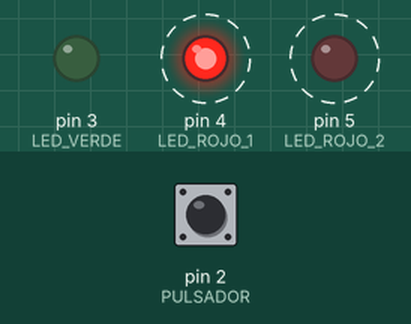
This sketch was run on a simulated Arduino Uno, built with avr-gcc and run on an emulated ATmega328P. Parts: output pins drawn as LEDs (lit = HIGH). Dashed ring = blinking. Inputs (shaded band) come from the test bench; at power-on: pin 2 (PULSADOR) HIGH.

Above: at 5.4 s.
5.5 s: pin 2 (PULSADOR) pulled LOW for 2.65 s
At 7.9 s:
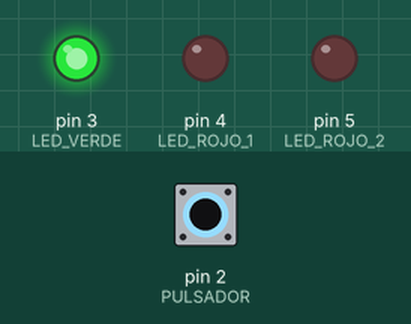
At 8.3 s:
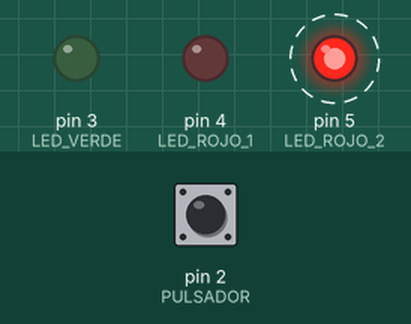
Timing chart, 0 to 15.6 s (numbered marks = the images above; inputs shaded):
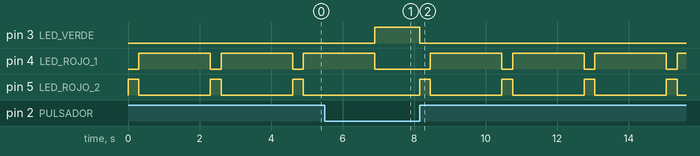

The sketch:

03_leds_interruptor.ino
```cpp
// Actividad 3: LED controlados por un pulsador.
// Se asume LOW cuando está libre y HIGH cuando está presionado,
// mediante una resistencia pull-down externa.

const byte LED_VERDE = 3;
const byte LED_ROJO_1 = 4;
const byte LED_ROJO_2 = 5;
const byte PULSADOR = 2;

void setup() {
  pinMode(LED_VERDE, OUTPUT);
  pinMode(LED_ROJO_1, OUTPUT);
  pinMode(LED_ROJO_2, OUTPUT);
  pinMode(PULSADOR, INPUT);
}

void loop() {
  const int estadoPulsador = digitalRead(PULSADOR);

  if (estadoPulsador == LOW) {
    digitalWrite(LED_VERDE, HIGH);
    digitalWrite(LED_ROJO_1, LOW);
    digitalWrite(LED_ROJO_2, LOW);
  } else {
    digitalWrite(LED_VERDE, LOW);

    digitalWrite(LED_ROJO_1, LOW);
    digitalWrite(LED_ROJO_2, HIGH);
    delay(300);

    digitalWrite(LED_ROJO_1, HIGH);
    digitalWrite(LED_ROJO_2, LOW);
    delay(2000);
  }
}
```

Measured:
- after the input at 5.5 s, pin 3 (LED_VERDE): LOW → HIGH after 1.4 s, → LOW 1.2 s later
- by itself, pin 4 (LED_ROJO_1): repeats every 2.3 s: HIGH 2.0 s, LOW 0.30 s
- by itself, pin 5 (LED_ROJO_2): alternates HIGH for 0.30 s and LOW for 2.0 s
